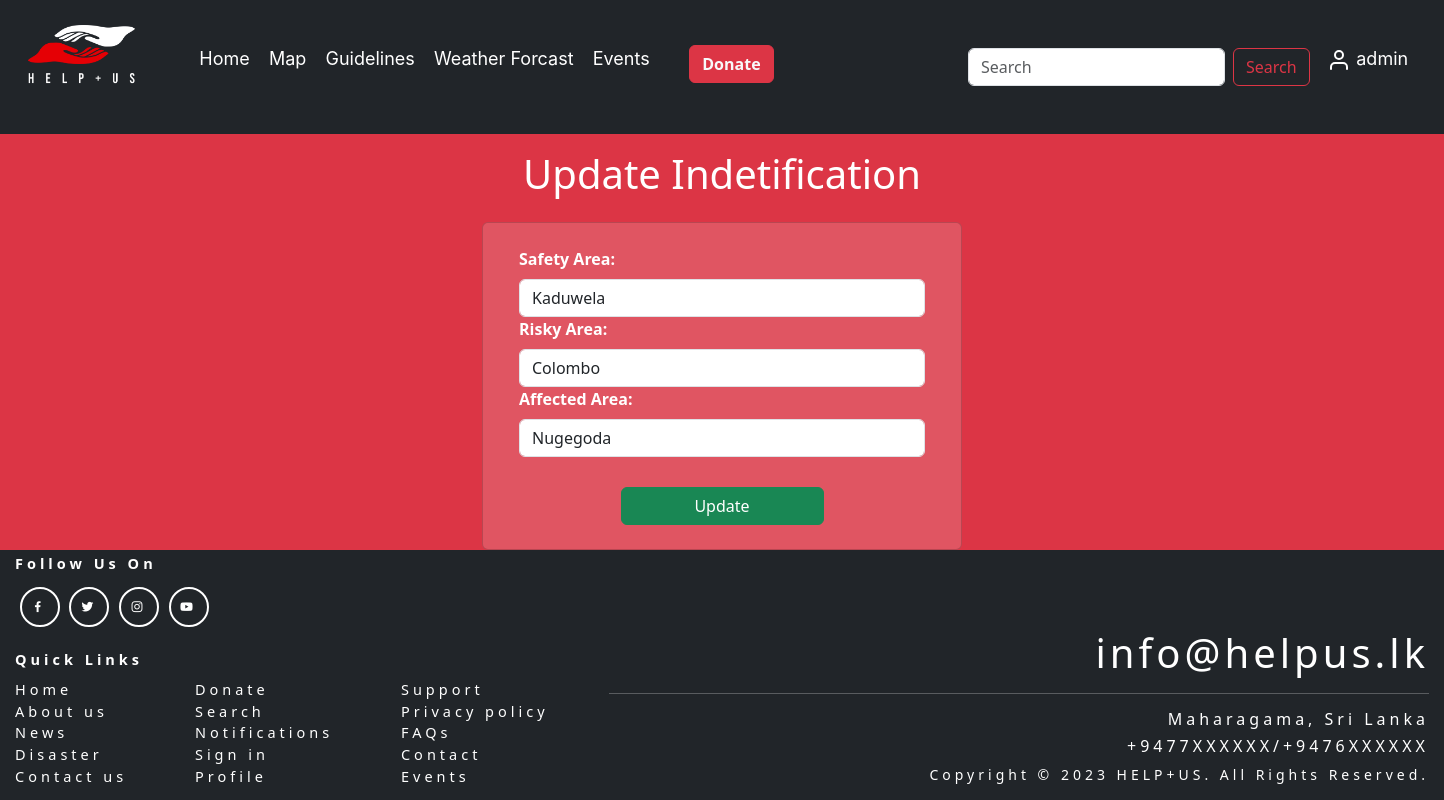
Screenshot of /app/identificationupdateview/2 (signed in) with the database file from the repository.
### app/models.py (models this page shows)
class Identification(models.Model):
    safety_area = models.CharField(max_length=1000)
    risky_area = models.CharField(max_length=1000)
    affected_area = models.CharField(max_length=1000)

### app/views.py (the view)
# urls.py: path('identificationupdateview/<int:pk>', IdentificationUpdateView.as_view(), name='identification_update'),
class IdentificationUpdateView(PermissionRequiredMixin, UpdateView):
    permission_required = 'app.update_identification'
    model = Identification
    fields = '__all__'
    template_name_suffix = "_update"
    success_url = '../../app/identificationlistview'

### app/templates/app/identification_update.html (shortened to what this page needs)
<!DOCTYPE html>
<html>
  {% extends "base.html" %} {% block content %}
  <head>
    <link
      href="https://cdn.jsdelivr.net/npm/bootstrap@5.3.0-alpha3/dist/css/bootstrap.min.css"
      rel="stylesheet"
    />
  </head>
  <body class="bg-danger">
    {% load static %}
    <div class="col-12">
      <h1 class="p-3 g-col-6 text-center text-white">Update Indetification</h1>
    </div>
    <div
      class="card w-50 mb-6 container"
      style="max-width: 30rem; background-color: rgba(245, 245, 245, 0.164)"
    >
      <div class="container-fluid p-4">
        <form method="POST">
          <div class="form-group">
            <label class="form-label text-white fw-semibold" for="safety_area"
              >Safety Area:</label
            >
            <input
              value="{{ identification.safety_area }}"
              name="safety_area"
              class="form-control"
              placeholder=""
            />
          </div>
          <div class="form-group">
            <label class="form-label text-white fw-semibold" for="risky_area"
              >Risky Area:</label
            >
            <input
              value="{{ identification.risky_area }}"
              name="risky_area"
              class="form-control"
              placeholder=""
            />
          </div>
          <div class="form-group">
            <label class="form-label text-white fw-semibold" for="affected_area"
              >Affected Area:</label
            >
            <input
              value="{{ identification.affected_area }}"
              name="affected_area"
              class="form-control"
              placeholder=""
            />
          </div>
          <div class="d-grid gap-2 col-6 mx-auto" style="margin-top: 30px">
            <input class="btn btn-success" type="submit" value="Update" />
          </div>
        </form>
      </div>
    </div>
  </body>
  {% endblock %}

### app/templates/base.html (shortened to what this page needs)
{% load static %}
<!DOCTYPE html>
<html lang="en">
<head>
    <link href="https://cdn.jsdelivr.net/npm/bootstrap@5.3.1/dist/css/bootstrap.min.css" rel="stylesheet"
>
    <link rel="stylesheet" href="https://unpkg.com/leaflet@1.9.4/dist/leaflet.css" />
    <link rel="stylesheet" href="https://cdn.jsdelivr.net/npm/leaflet.locatecontrol@0.79.0/dist/L.Control.Locate.min.css" />
    <link rel="stylesheet" href="https://unpkg.com/leaflet-control-geocoder/dist/Control.Geocoder.css" />
    <link href='https://unpkg.com/boxicons@2.0.7/css/boxicons.min.css' rel='stylesheet'>
    <link rel="stylesheet" href="{% static 'css/style.css' %}">
</head>
<body>
    <nav class="navbar navbar-expand-lg sticky-top bg-dark" style="font-size: 18px;">
        <div class="m-3">
            <div class="d-flex">
                <div class="container-fluid" >
                    <a class="navbar-brand" href="{% url 'home' %}">
                        <img src="{% static 'app/images/helpus.png'%}" alt="Logo" width="auto" height="60"
                            class="d-inline-block align-text-top">
                    </a>
                </div>
                <div class="d-flex justify-content-evenly">
                    <div class="m-3" style="word-wrap: break-word; white-space: nowrap;">
                        <ul class="navbar-nav me-auto mb-2 mb-lg-0">
                            <li class="nav-item">
                                <a class="nav-item" style="font-family:inter" aria-current="page" href="{% url 'home' %}">Home</a>
                            </li>
                            <li class="nav-item">
                                <a id="map-link" class="nav-item" style="font-family: inter" aria-current="page" href="{% url 'map' %}">Map</a>
                            </li>
                            <li class="nav-item">
                                <a class="nav-item" href="{% url 'guidelines'%}" style="font-family:inter">Guidelines</a>
                            </li>
                            <li class="nav-item dropdown" style="font-family:inter">
                                <a class="nav-item" href="#" role="button" data-bs-toggle="dropdown"
                                    aria-expanded="false">
                                    Weather Forcast</a>
                            </li>
                            <li class="nav-item dropdown" style="font-family:inter">
                                <a class="nav-item" href="#" role="button" data-bs-toggle="dropdown"
                                    aria-expanded="false">
                                    Events
                                </a>
                            </li>
                            <li class="nav-donate">
                                <button class="btn btn-danger">
                                    <a class="link-light fw-semibold" href="../donate" style="text-decoration: none;">Donate</a>
                                </button>
                            </li>
                            <div class="m-2" style="width: 33rem; padding-left: 80px;">
                                <span class="d-flex justify-content-end">
                                    <form class="d-flex " role="search">
                                        <input class="form-control me-2" type="search" placeholder="Search" aria-label="Search">
                                        <button class="btn btn-outline-danger" type="submit">Search</button>
                                    </form>
                                </span>
                            </div>
                            <li class="nav-item dropdown" style="font-family:inter">
                                <a class="nav-item" href="#" role="button" data-bs-toggle="dropdown"
                                    aria-expanded="false">
                                    <svg xmlns="http://www.w3.org/2000/svg" width="24" height="24" viewBox="0 0 24 24" fill="none" stroke="currentColor" stroke-width="2" stroke-linecap="round" stroke-linejoin="round" class="feather feather-user">
                                        <path d="M20 21v-2a4 4 0 0 0-4-4H8a4 4 0 0 0-4 4v2"></path>
                                        <circle cx="12" cy="7" r="4"></circle>
                                    </svg>
                                    {{user.username}}</a>
                            </li>
                        </ul>
                    </div>
                </div>
            </div>
        </div>
    </nav>
    {% block content%}
    {% endblock%}
    <footer style="font-size: 14.5px;">
        <section style="text-align: left; margin-left:12px; width: max-content; float:left;">
            <div>
                <div><b>Follow Us On</b></div>
                <div class = "social-links">
                    <a href = "#"><i class='bx bxl-facebook'></i></a>
                    <a href = "#"><i class='bx bxl-twitter'></i></a>
                    <a href = "#"><i class='bx bxl-instagram'></i></a>
                    <a href = "#"><i class='bx bxl-youtube'></i></a>
                </div>
            </div>
            <div>
                <span><b>Quick Links</b></span>
            </div>
            <div style="width: fit-content; float: left; margin-top: 8px;">
                <div style="display: inline-block; margin-right: 60px; text-align: justify;">
                    <a href="#" style="color: white; text-decoration: none;">Home</a><br>
                    <a href="#" style="color: white; text-decoration: none;">About us</a><br>
                    <a href="#" style="color: white; text-decoration: none;">News</a><br>
                    <a href="#" style="color: white; text-decoration: none;">Disaster</a><br>
                    <a href="#" style="color: white; text-decoration: none;">Contact us</a>
                </div>
                <div style="display: inline-block; margin-right: 60px; text-align: justify;">
                    <a href="#" style="color: white; text-decoration: none;">Donate</a><br>
                    <a href="#" style="color: white; text-decoration: none;">Search</a><br>
                    <a href="#" style="color: white; text-decoration: none;">Notifications</a><br>
                    <a href="#" style="color: white; text-decoration: none;">Sign in</a><br>
                    <a href="#" style="color: white; text-decoration: none;">Profile</a>
                </div>
                <div style="display: inline-block; margin-right: 60px; text-align: justify;">
                    <a href="#" style="color: white; text-decoration: none;">Support</a><br>
                    <a href="#" style="color: white; text-decoration: none;">Privacy policy</a><br>
                    <a href="#" style="color: white; text-decoration: none;">FAQs</a><br>
                    <a href="#" style="color: white; text-decoration: none;">Contact</a><br>
                    <a href="#" style="color: white; text-decoration: none;">Events</a>
                </div>
             </div>
            </section>
            <section style="text-align: right; margin-right: 12px; margin-top: 76px;">
                <h1>info@helpus.lk</h1>
                <hr>
                <h6>Maharagama, Sri Lanka</h6>
                <h6>+9477XXXXXX/+9476XXXXXX</h6>
                <span style="font-size: 14px;">Copyright © 2023 HELP+US. All Rights Reserved.</span>
            </section>
    </footer>
</body>
</html>

### app/static/css/style.css (style rules this page uses)
.nav-item { flex: 1; text-align: center; padding: 0.3rem; cursor: pointer; transition: background-color 0.5s ease, color 0.5s ease; text-decoration: none; color:white ; margin-bottom: -10px; }
.nav-donate { padding-left: 30px; padding-top: 5px; }
footer { background: var(--exDark); color: #fff; text-align: center; padding: 2rem 0; }
.social-links { display: flex; justify-content: center; margin-bottom: 1.4rem; }
.social-links a { border: 2px solid #fff; color: #fff; display: block; width: 40px; height: 40px; display: flex; justify-content: center; align-items: center; border-radius: 50%; text-decoration: none; margin: 0 0.3rem; transition: all 0.5s ease; }

### app/templates/base.html (style rules this page uses)
body { display: flex; flex-direction: column; min-height: 100vh; margin: 0; }
footer { padding: 3px; background-color:#212529; color: white; height:250px; letter-spacing: 4px; margin-top: auto; }
.social-links { margin-top: 12px; display: flex; justify-content: left; margin-bottom: 1.4rem; }
.social-links a { border: 2px solid #fff; color: #fff; display: block; width: 40px; height: 40px; display: flex; justify-content: center; align-items: center; border-radius: 50%; text-decoration: none; margin: 0 0.3rem; transition: all 0.5s ease; }

### rows the page displays
Identification: safety_area "Kaduwela", risky_area "Colombo", affected_area "Nugegoda"

### other values shown
{{ user.username }} "admin"
